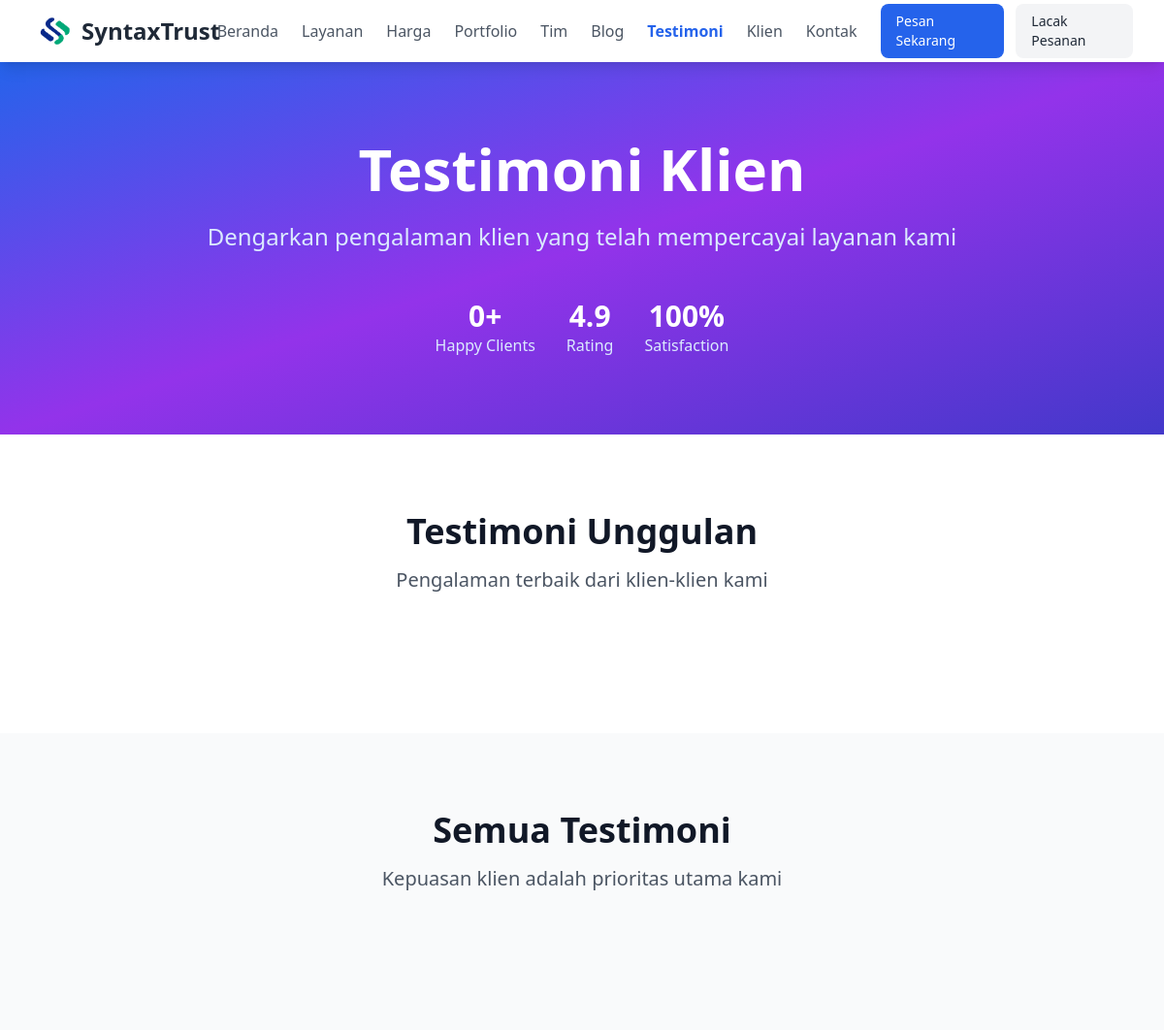
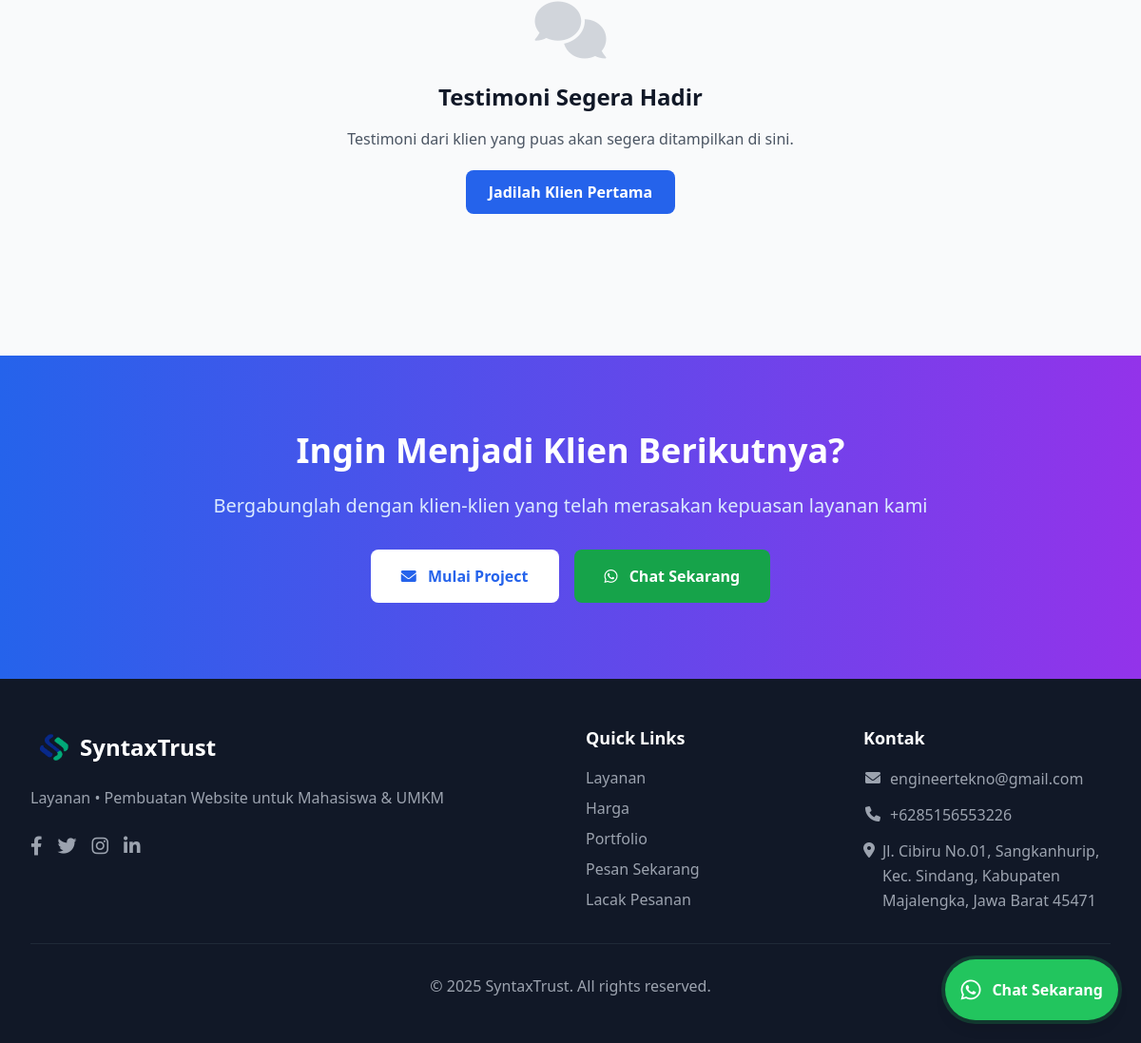
Page /public/testimonials.php on the committed database (2 pictures, top to bottom).
### tables this page shows
CREATE TABLE `settings` (
  `id` int(11) NOT NULL,
  `setting_key` varchar(100) NOT NULL,
  `setting_value` text DEFAULT NULL,
  `setting_type` enum('text','number','boolean','json') DEFAULT 'text',
  `description` varchar(255) DEFAULT NULL,
  `is_public` tinyint(1) DEFAULT 1,
  `created_at` timestamp NOT NULL DEFAULT current_timestamp(),
  `updated_at` timestamp NOT NULL DEFAULT current_timestamp() ON UPDATE current_timestamp()
);

### public/includes/helpers.php (called while the page is built, shortened)
<?php
require_once __DIR__ . '/../../config/database.php';
if (!function_exists('getSetting')) {
    function getSetting($key, $default = '') {
        global $pdo;
        try {
            $stmt = $pdo->prepare("SELECT setting_value FROM settings WHERE setting_key = ? AND is_public = 1");
            $stmt->execute([$key]);
            $result = $stmt->fetch(PDO::FETCH_ASSOC);
            return $result ? $result['setting_value'] : $default;
        } catch (Exception $e) {
            return $default;
        }
    }
}
if (!function_exists('h')) {
    function h($string) {
        return htmlspecialchars((string)$string, ENT_QUOTES, 'UTF-8');
    }
}

### public/testimonials.php (the view, shortened to what this page needs)
<?php
require_once __DIR__ . '/includes/layout.php';
try {
    $stmt = $pdo->prepare("
        SELECT t.*, s.name as service_name
        FROM testimonials t
        LEFT JOIN services s ON t.service_id = s.id
        WHERE t.is_active = 1
        ORDER BY t.is_featured DESC, t.sort_order ASC, t.created_at DESC
    ");
    $stmt->execute();
    $testimonials = $stmt->fetchAll(PDO::FETCH_ASSOC);
} catch (Exception $e) {
    $testimonials = [];
}
$site_name = getSetting('site_name', 'SyntaxTrust');
$site_description = getSetting('site_description', 'Layanan Pembuatan Website untuk Mahasiswa & UMKM');
$extraHead = '<link href="https://cdn.jsdelivr.net/npm/swiper@11/swiper-bundle.min.css" rel="stylesheet">'
           . '<script src="https://cdn.jsdelivr.net/npm/swiper@11/swiper-bundle.min.js"></script>';
echo renderPageStart('Testimoni - ' . $site_name, 'Testimoni klien yang puas dengan layanan kami - ' . $site_description, 'testimonials.php', $extraHead);
?>
    <section class="bg-gradient-to-br from-blue-600 via-purple-600 to-indigo-700 text-white py-20">
        <div class="max-w-7xl mx-auto px-4 sm:px-6 lg:px-8 text-center">
            <h1 class="text-4xl md:text-6xl font-bold mb-6">Testimoni Klien</h1>
            <p class="text-xl md:text-2xl mb-8 text-blue-100">Dengarkan pengalaman klien yang telah mempercayai layanan kami</p>
            <div class="flex justify-center items-center space-x-8 mt-12">
                <div class="text-center">
                    <div class="text-3xl font-bold"><span id="happy-count"><?= count($testimonials) ?></span>+</div>
                    <div class="text-blue-100">Happy Clients</div>
                </div>
                <div class="text-center">
                    <div class="text-3xl font-bold">4.9</div>
                    <div class="text-blue-100">Rating</div>
                </div>
                <div class="text-center">
                    <div class="text-3xl font-bold">100%</div>
                    <div class="text-blue-100">Satisfaction</div>
                </div>
            </div>
        </div>
    </section>
    <section class="py-20 bg-white">
        <div class="max-w-7xl mx-auto px-4 sm:px-6 lg:px-8">
            <div class="text-center mb-16">
                <h2 class="text-4xl font-bold text-gray-900 mb-4">Testimoni Unggulan</h2>
                <p class="text-xl text-gray-600">Pengalaman terbaik dari klien-klien kami</p>
            </div>
        </div>
    </section>
    <section class="py-20 bg-gray-50">
        <div class="max-w-7xl mx-auto px-4 sm:px-6 lg:px-8">
            <div class="text-center mb-16">
                <h2 class="text-4xl font-bold text-gray-900 mb-4">Semua Testimoni</h2>
                <p class="text-xl text-gray-600">Kepuasan klien adalah prioritas utama kami</p>
            </div>
            <?php if (empty($testimonials)): ?>
            <div class="text-center py-20">
                <i class="fas fa-comments text-6xl text-gray-300 mb-6"></i>
                <h3 class="text-2xl font-bold text-gray-900 mb-4">Testimoni Segera Hadir</h3>
                <p class="text-gray-600 mb-8">Testimoni dari klien yang puas akan segera ditampilkan di sini.</p>
                <a href="contact.php" class="bg-blue-600 text-white px-6 py-3 rounded-lg font-semibold hover:bg-blue-700 transition-colors">
                    Jadilah Klien Pertama
                </a>
            </div>
            <?php endif; ?>
        </div>
    </section>
    <section class="py-20 bg-gradient-to-r from-blue-600 to-purple-600 text-white">
        <div class="max-w-4xl mx-auto px-4 sm:px-6 lg:px-8 text-center">
            <h2 class="text-3xl md:text-4xl font-bold mb-6">Ingin Menjadi Klien Berikutnya?</h2>
            <p class="text-xl mb-8 text-blue-100">Bergabunglah dengan klien-klien yang telah merasakan kepuasan layanan kami</p>
            <div class="flex flex-col sm:flex-row gap-4 justify-center">
                <a href="contact.php" class="bg-white text-blue-600 px-8 py-4 rounded-lg font-semibold hover:bg-gray-100 transition-colors">
                    <i class="fas fa-envelope mr-2"></i>
                    Mulai Project
                </a>
                <a href="https://wa.me/<?= str_replace(['+', '-', ' '], '', getSetting('company_whatsapp', '6285156553226')) ?>?text=Halo, saya tertarik dengan layanan Anda"
                   target="_blank"
                   class="bg-green-600 text-white px-8 py-4 rounded-lg font-semibold hover:bg-green-700 transition-colors">
                    <i class="fab fa-whatsapp mr-2"></i>
                    Chat Sekarang
                </a>
            </div>
        </div>
    </section>
    <?php echo renderPageEnd(); ?>

### public/includes/shared-components.php (shortened to what this page needs)
<?php
function renderNavigation($current_page = '') {
    $site_name = getSetting('site_name', 'SyntaxTrust');
    $nav_items = [
        'index.php' => 'Beranda',
        'services.php' => 'Layanan',
        'pricing.php' => 'Harga',
        'portfolio.php' => 'Portfolio',
        'team.php' => 'Tim',
        'blog.php' => 'Blog',
        'testimonials.php' => 'Testimoni',
        'clients.php' => 'Klien',
        'contact.php' => 'Kontak'
    ];
    $action_items = [
        'checkout.php' => ['label' => 'Pesan Sekarang', 'class' => 'bg-blue-600 text-white px-4 py-2 rounded-lg hover:bg-blue-700'],
        'order-tracking.php' => ['label' => 'Lacak Pesanan', 'class' => 'bg-gray-100 text-gray-800 px-4 py-2 rounded-lg hover:bg-gray-200']
    ];
    ?>
    <nav class="bg-white shadow-lg sticky top-0 z-40">
        <div class="max-w-7xl mx-auto px-4 sm:px-6 lg:px-8">
            <div class="flex justify-between h-16">
                <div class="flex items-center">
                    <a href="index.php" class="flex items-center space-x-1">
                        <img src="assets/img/fix_logo_new.png" alt="<?= h($site_name) ?>" class="h-12 w-12">
                        <span class="text-2xl font-bold text-gray-800"><?= h($site_name) ?></span>
                    </a>
                </div>
                <div class="hidden md:flex items-center space-x-6">
                    <?php foreach ($nav_items as $page => $label): ?>
                    <a href="<?= $page ?>" class="<?= $current_page === $page ? 'text-blue-600 font-semibold' : 'text-gray-600 hover:text-blue-600' ?> transition-colors">
                        <?= $label ?>
                    </a>
                    <?php endforeach; ?>
                    <div class="flex items-center space-x-3 ml-4">
                        <?php foreach ($action_items as $page => $item): ?>
                        <a href="<?= $page ?>" class="<?= $item['class'] ?> transition-colors text-sm font-medium">
                            <?= $item['label'] ?>
                        </a>
                        <?php endforeach; ?>
                    </div>
                </div>
            </div>
        </div>
    </nav>
    <?php
    return ob_get_clean();
}
function renderFooter() {
    $site_name = getSetting('site_name', 'SyntaxTrust');
    $site_description = getSetting('site_description', 'Layanan Pembuatan Website untuk Mahasiswa & UMKM');
    ?>
    <footer class="bg-gray-900 text-white py-12">
        <div class="max-w-7xl mx-auto px-4 sm:px-6 lg:px-8">
            <div class="grid grid-cols-1 md:grid-cols-4 gap-8">
                <div class="md:col-span-2">
                    <div class="flex items-center space-x-1 mb-4">
                        <img src="assets/img/fix_logo_new.png" alt="<?= h($site_name) ?>" class="h-12 w-12">
                        <h3 class="text-2xl font-bold"><?= h($site_name) ?></h3>
                    </div>
                    <p class="text-gray-400 mb-6 leading-relaxed"><?= h($site_description) ?></p>
                    <div class="flex space-x-4">
                        <a href="<?= h(getSetting('social_media_facebook', '#')) ?>" class="text-gray-400 hover:text-white transition-colors">
                            <i class="fab fa-facebook-f text-xl"></i>
                        </a>
                        <a href="<?= h(getSetting('social_media_twitter', '#')) ?>" class="text-gray-400 hover:text-white transition-colors">
                            <i class="fab fa-twitter text-xl"></i>
                        </a>
                        <a href="<?= h(getSetting('social_media_instagram', '#')) ?>" class="text-gray-400 hover:text-white transition-colors">
                            <i class="fab fa-instagram text-xl"></i>
                        </a>
                        <a href="<?= h(getSetting('social_media_linkedin', '#')) ?>" class="text-gray-400 hover:text-white transition-colors">
                            <i class="fab fa-linkedin-in text-xl"></i>
                        </a>
                    </div>
                </div>
                <div>
                    <h4 class="text-lg font-semibold mb-4">Quick Links</h4>
                    <ul class="space-y-2">
                        <li><a href="services.php" class="text-gray-400 hover:text-white transition-colors">Layanan</a></li>
                        <li><a href="pricing.php" class="text-gray-400 hover:text-white transition-colors">Harga</a></li>
                        <li><a href="portfolio.php" class="text-gray-400 hover:text-white transition-colors">Portfolio</a></li>
                        <li><a href="checkout.php" class="text-gray-400 hover:text-white transition-colors">Pesan Sekarang</a></li>
                        <li><a href="order-tracking.php" class="text-gray-400 hover:text-white transition-colors">Lacak Pesanan</a></li>
                    </ul>
                </div>
                <div>
                    <h4 class="text-lg font-semibold mb-4">Kontak</h4>
                    <ul class="space-y-3 text-gray-400">
                        <li class="flex items-start">
                            <i class="fas fa-envelope mt-1 w-5 text-center text-gray-400"></i>
                            <span class="ml-2 leading-relaxed break-words"><?= h(getSetting('contact_email')) ?></span>
                        </li>
                        <li class="flex items-start">
                            <i class="fas fa-phone mt-1 w-5 text-center text-gray-400"></i>
                            <span class="ml-2 leading-relaxed break-words"><?= h(getSetting('contact_phone')) ?></span>
                        </li>
                        <li class="flex items-start">
                            <i class="fas fa-map-marker-alt mt-1 w-5 text-center text-gray-400"></i>
                            <span class="ml-2 leading-relaxed break-words"><?= h(getSetting('address')) ?></span>
                        </li>
                    </ul>
                </div>
            </div>
            <div class="border-t border-gray-800 pt-8 mt-8 text-center">
                <p class="text-gray-400">&copy; <?= date('Y') ?> <?= h($site_name) ?>. All rights reserved.</p>
            </div>
        </div>
    </footer>
    <?php
    return ob_get_clean();
}
function renderWhatsAppButton() {
    $whatsapp = getSetting('company_whatsapp', '6285156553226');
    $clean_number = str_replace(['+', '-', ' '], '', $whatsapp);
    ?>
    <div id="whatsapp-float" class="fixed bottom-6 right-6 z-50">
        <a href="https://wa.me/<?= $clean_number ?>?text=Halo, saya tertarik dengan layanan Anda"
           target="_blank"
           class="bg-green-500 hover:bg-green-600 text-white rounded-full p-4 shadow-lg hover:shadow-xl transition-all duration-300 transform hover:scale-110 flex items-center justify-center group animate-pulse-custom ring-4 ring-green-500/20">
            <i class="fab fa-whatsapp text-2xl"></i>
            <span class="ml-3 font-semibold opacity-100 transition-opacity duration-300 whitespace-nowrap">
                Chat Sekarang
            </span>
        </a>
    </div>
    <?php
    return ob_get_clean();
}
    ?>

### public/includes/shared-components.php (style rules this page uses)
.animate-pulse-custom { animation: pulse 2s infinite; }
* { transition: color 0.2s ease, background-color 0.2s ease, transform 0.2s ease; }

### rows in the picture
settings: setting_value "SyntaxTrust"
settings: setting_value "Layanan • Pembuatan Website untuk Mahasiswa & UMKM"
settings: setting_value "engineertekno@gmail.com"
settings: setting_value "+6285156553226"
settings: setting_value "Jl. Cibiru No.01, Sangkanhurip, Kec. Sindang, Kabupaten Majalengka, Jawa Barat 45471"

### other values in the picture
$label "Beranda"
$label "Layanan"
$label "Harga"
$label "Portfolio"
$label "Tim"
$label "Blog"
$label "Testimoni"
$label "Klien"
$label "Kontak"
$item['label'] "Pesan Sekarang"
$item['label'] "Lacak Pesanan"
count($testimonials) "0"
